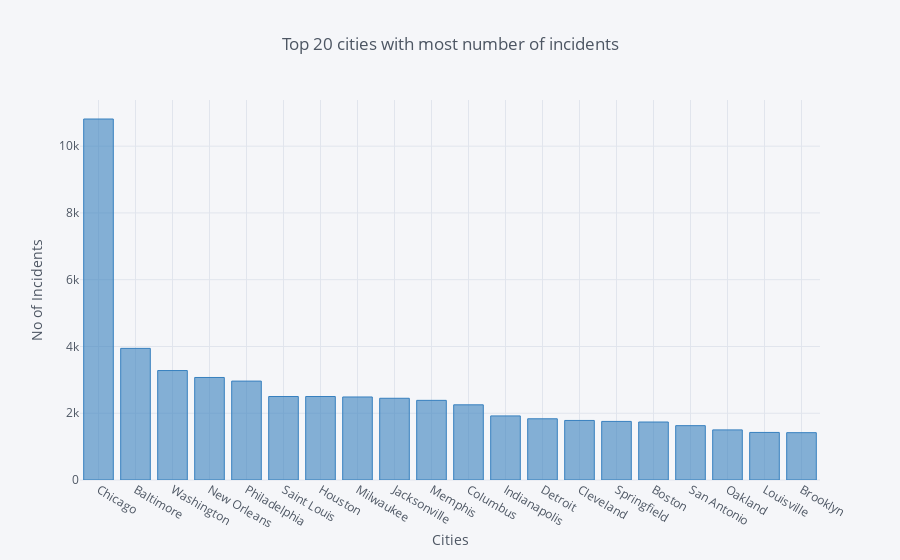

The notebook cell saved with this chart:
### Markdown cell above
**Top 20 cities with most number of incidents**  
We further drill down to find out the top 20 cities by most number of incidents

### Code cell
city_bar = gun['city_or_county'].value_counts().head(20)
city_bar.iplot(kind='bar',colors='blue',title='Top 20 cities with most number of incidents',xTitle='Cities',yTitle='No of Incidents')

### Figure 1 — Plotly figure (JSON) as saved in the notebook; plotly's stock layout.template omitted (floating-point values rounded to 4 significant figures)
{"data": [{"marker": {"color": "rgba(55, 128, 191, 0.6)", "line": {"color": "rgba(55, 128, 191, 1.0)", "width": 1}}, "name": "city_or_county", "orientation": "v", "text": "", "type": "bar", "uid": "7da72b8a-c913-11e8-a0c3-acb57d762223", "x": ["Chicago", "Baltimore", "Washington", "New Orleans", "Philadelphia", "Saint Louis", "Houston", "Milwaukee", "Jacksonville", "Memphis", "Columbus", "Indianapolis", "Detroit", "Cleveland", "Springfield", "Boston", "San Antonio", "Oakland", "Louisville", "Brooklyn"], "y": [10814, 3943, 3279, 3071, 2963, 2501, 2501, 2487, 2448, 2386, 2252, 1920, 1834, 1784, 1755, 1737, 1628, 1501, 1425, 1418]}], "layout": {"legend": {"bgcolor": "#F5F6F9", "font": {"color": "#4D5663"}}, "paper_bgcolor": "#F5F6F9", "plot_bgcolor": "#F5F6F9", "title": "Top 20 cities with most number of incidents", "titlefont": {"color": "#4D5663"}, "xaxis": {"gridcolor": "#E1E5ED", "showgrid": true, "tickfont": {"color": "#4D5663"}, "title": "Cities", "titlefont": {"color": "#4D5663"}, "zerolinecolor": "#E1E5ED"}, "yaxis": {"gridcolor": "#E1E5ED", "showgrid": true, "tickfont": {"color": "#4D5663"}, "title": "No of Incidents", "titlefont": {"color": "#4D5663"}, "zerolinecolor": "#E1E5ED"}}}
